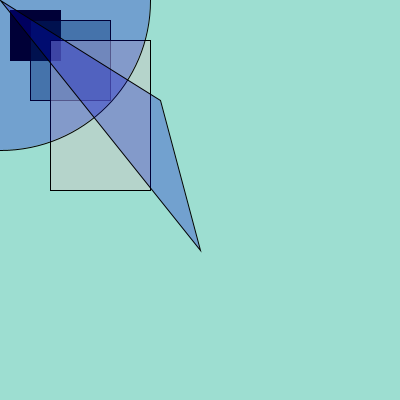
Frame 1 (no input)
Frame 60 (the mouse pressed at the canvas centre just before this capture): identical to frame 1, image omitted
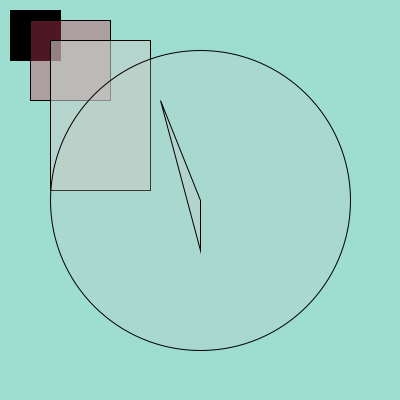
Frame 120 (the mouse held since frame 60 and released just before this capture)

The Processing sketch that drew these frames (run headless with seeded random() and noise(); from frame 60 on, the mouse is pressed at the canvas centre):

// Processing sketch: processing_80588
// ── processing_80588.pde


void setup()
{
size(400,400);
background(157,222,209);
}

void draw()
{
  
noFill();
background(157,222,209);

// variable de positionX //
int mpx;
mpx = 10;
// variable de positionY //
int mpy;
mpy = 10;

//petit rect noir//
fill(0);
rect(mpx,mpy,50,50);
//moyen rect changement de couleur//
fill(mouseX,59,85,100);
rect(mpx+20,mpy+10,80,80);
//grand rect mauve//
fill(198,206,199,150);
rect(mpx+40,mpy+30,100,150);

//ellipse interactive//
fill(mouseX,mouseY,200,70);
ellipse(mouseX,mouseY,300,300);
println(mouseX);

//triangle interactif lié au centre du cercle//  
triangle(mouseX,mouseY,160,100,200,250);
println(mouseX);
}
